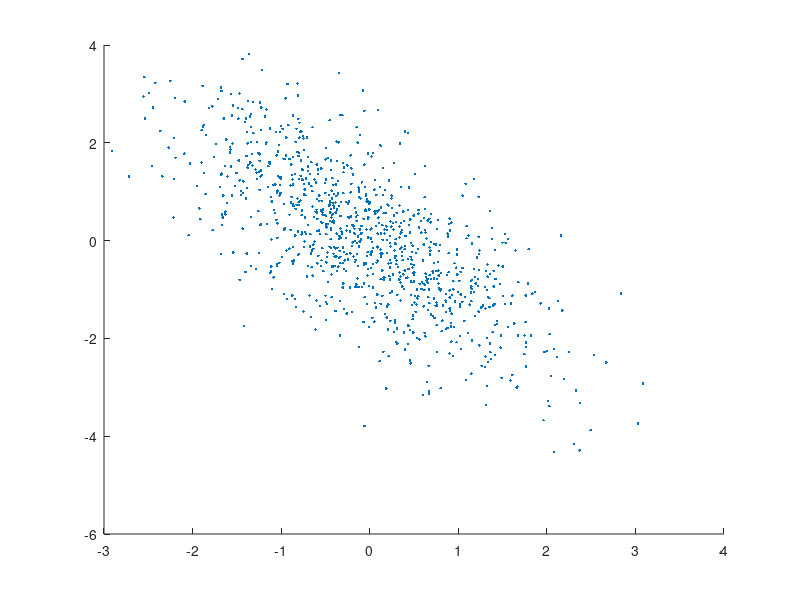
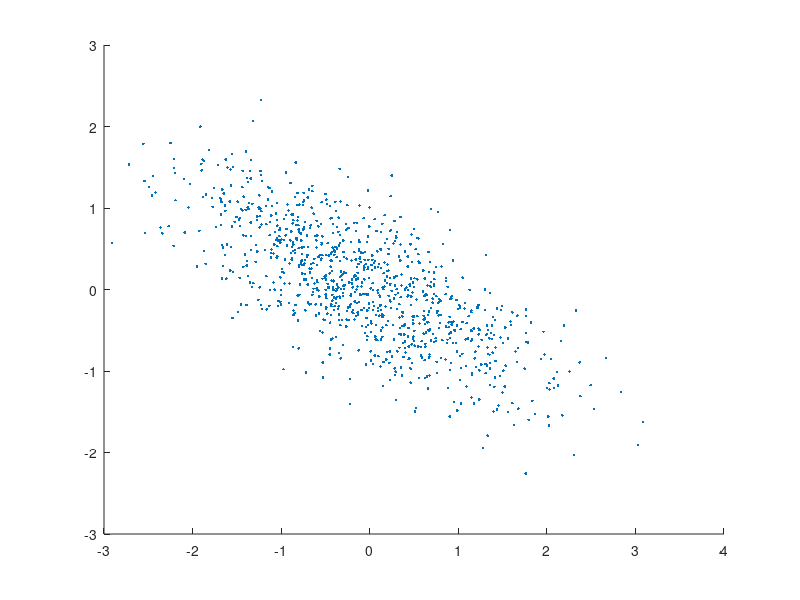
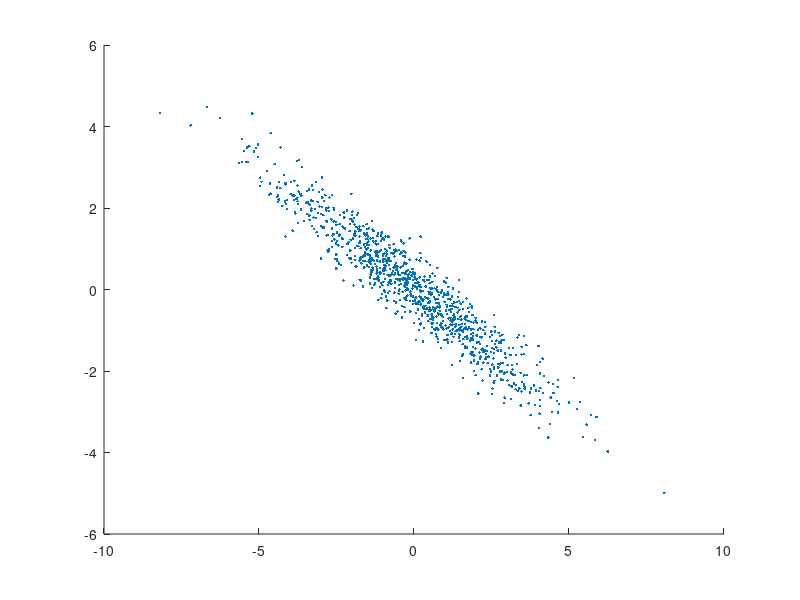
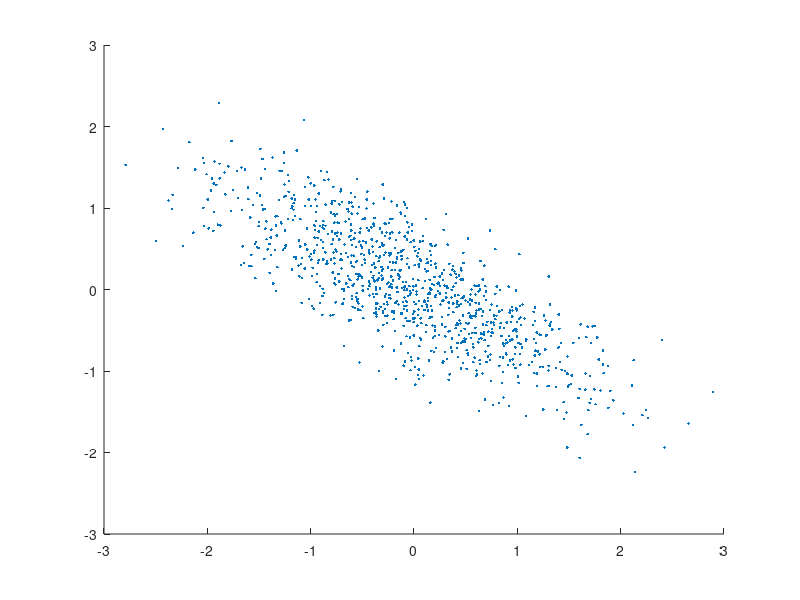

Recreate these plots in MATLAB, in order.
clc
clear all
close all 

%% Zadany system 
%x_{k+1} = F*x_k + G*w_k, w_k ~ N(0,Q) 
%z_{k} = H*x_k + v_k, v_k ~ N(0,R)
     
%% Vygenerovani 1000 realizaci nahodneho vektoru z 
N = 1000; 
pocet_mereni = 4; 

Z = randn(N, pocet_mereni); 

%% Vypoctene estimatory 
est_z0_z1 = [1 0; 
             -1 1]; 
         
est_z0_z2 = [1 0; 
             -0.5 0.5];
         
est_z1_z2 = [2 -1;
             -1 1]; 
         
est_z0_z1_z2 = [76/91 30/91 -15/91; 
                -185/364 3/182 179/364]; 
         
est_z0_z1_z2_z3 = [3569/5025 652/1675 152/1675 -956/5025; 
                -24559/75375 -1772/25125 2978/25125 20941/75375]; 
            
%% Realizace odhadu
res_z0_z1 = zeros(2,N); %[poloha; rychlost]
res_z0_z2 = zeros(2,N); %[poloha; rychlost]
res_z1_z2 = zeros(2,N); %[poloha; rychlost]
res_z0_z1_z2 = zeros(2,N); %[poloha; rychlost]
res_z0_z1_z2_z3 = zeros(2,N); %[poloha; rychlost]

for m = 1:1:N
    mereni = Z(m,:); 
    z0 = mereni(1); 
    z1 = mereni(2);
    z2 = mereni(3);
    z3 = mereni(4);
    
    real_z0_z1 = est_z0_z1 * [z0; z1]; 
    real_z0_z2 = est_z0_z2 * [z0; z2]; 
    real_z1_z2 = est_z1_z2 * [z1; z2]; 
    real_z0_z1_z2 = est_z0_z1_z2 * [z0; z1; z2]; 
    real_z0_z1_z2_z3 = est_z0_z1_z2_z3 * [z0; z1; z2; z3]; 
    
    res_z0_z1(:,m) = real_z0_z1; 
    res_z0_z2(:,m) = real_z0_z2; 
    res_z1_z2(:,m) = real_z1_z2; 
    res_z0_z1_z2(:,m) = real_z0_z1_z2;
    res_z0_z1_z2_z3(:,m) = real_z0_z1_z2_z3;
end

%% Vykresleni realizaci 
figure
scatter(res_z0_z1(1,:), res_z0_z1(2,:), '.'); 

figure
scatter(res_z0_z2(1,:), res_z0_z2(2,:), '.'); 

figure
scatter(res_z1_z2(1,:), res_z1_z2(2,:), '.'); 

figure
scatter(res_z0_z1_z2(1,:), res_z0_z1_z2(2,:), '.'); 

figure
scatter(res_z0_z1_z2(1,:), res_z0_z1_z2(2,:), '.'); 

%% Odhad hustot jednotlivych odhadu polohy pomoci normalizovanych histogramu


